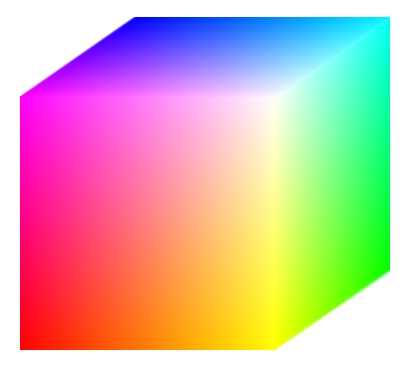
#> input picture images/BGRcube.jpg, 409 x 366 px
$ python grayscaleLandscape.py ../images/BGRcube.jpg
#> lines starting #> are read from the running program, lines starting #| are printed output that depends on the picture
# Run: python grayscaleLandscape.py <image_name>
# Plots a kind of landscape from a grayscale image(converts automatically if not)
# The brighter the intensity, the higher the surface point

from mpl_toolkits.mplot3d import Axes3D
from matplotlib import cm
from matplotlib.ticker import LinearLocator, FormatStrFormatter
import matplotlib.pyplot as plt
import numpy as np
import cv2
import sys

image_name = sys.argv[1]
image = cv2.imread(image_name, 0)
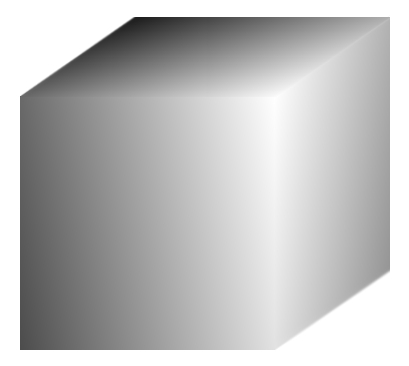
#> image: shape (366, 409); min 29, max 255, mean 189.8
no_rows = image.shape[0]
#> no_rows = 366
no_cols = image.shape[1]
#> no_cols = 409

X = np.zeros((no_rows, no_cols), np.uint8)
for row in range(no_rows):
	for col in range(no_cols):
		X[row, col] = row
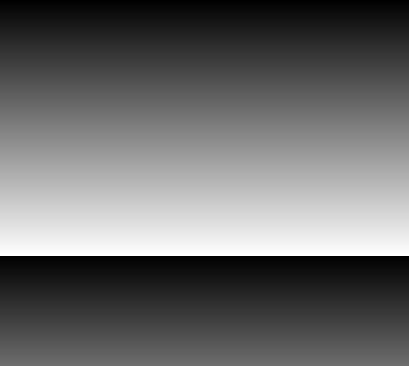
#> X: shape (366, 409); min 0, max 255, mean 105.6

Y = np.zeros((no_rows, no_cols), np.uint8)
for row in range(no_rows):
	for col in range(no_cols):
		Y[row, col] = col
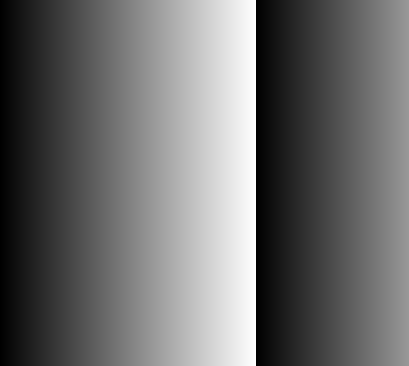
#> Y: shape (366, 409); min 0, max 255, mean 108.2


fig = plt.figure()
#> (the run stopped early here; a loop or call above may not have finished)
